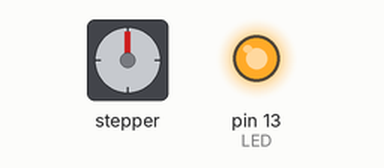
Bench run of a sketch on a simulated Arduino Uno, built with avr-gcc and run on an emulated ATmega328P. Shown: stepper motor, output pins drawn as LEDs (lit = HIGH). Wiring (inferred from the names in the program): stepper motor driver (200 steps per turn assumed): step pin 2; direction pin 5. Pins used as bus, display or sensor lines are not drawn; what the sketch prints to the serial monitor is not drawn.

Above: at 0.1 s.
At 26.1 s:
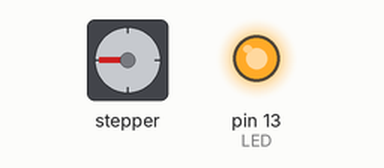
Timing chart, 0 to 40.0 s (numbered marks = the images above):
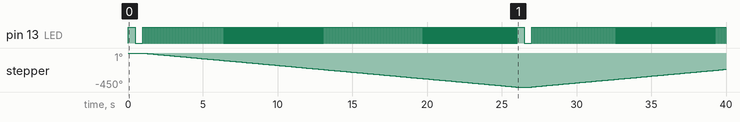

The sketch:

X_Stepper_test.ino
```cpp
/* Simple step test for Pololu stepper motor driver carriers
This code can be used with the A4988, DRV8825, DRV8824, and
DRV8834 Pololu stepper motor driver carriers. It sends a pulse
every 500 ms to the STEP pin of a stepper motor driver that is
connected to pin 2 and changes the direction of the stepper motor
every 50 steps by toggling pin 3. */

#define STEP_PIN 2
#define DIR_PIN 5
#define LED 13
bool dirHigh;

void setup()
{
dirHigh = true;
pinMode(DIR_PIN, OUTPUT);
pinMode(STEP_PIN, OUTPUT);
pinMode(LED, OUTPUT);
digitalWrite(DIR_PIN, HIGH);
digitalWrite(STEP_PIN, LOW);
Serial.begin (9600);

}

void loop()
{
// Toggle the DIR pin to change direction.
  if
    (dirHigh)
    {
    dirHigh = false;
    digitalWrite(DIR_PIN, LOW);
    Serial.print(0);
    digitalWrite(LED, HIGH);   // turn the LED on (HIGH is the voltage level)
    delay(500);              // wait for a quarter second
    digitalWrite(LED, LOW);    // turn the LED off by making the voltage LOW
    delay(500);              //wait for a quarter second
    for(int i = 0; i < 250; i++)
    {
    digitalWrite(STEP_PIN, HIGH);
    Serial.print (2);
    digitalWrite(LED, HIGH);
    delay(50);
    digitalWrite(STEP_PIN, LOW);
    digitalWrite(LED, LOW);
    delay(50);
    }
    }
   else
    {
    dirHigh = true;
    digitalWrite(DIR_PIN, HIGH);
    Serial.print (1);
    digitalWrite(LED, HIGH);   // turn the LED on (HIGH is the voltage level)
    delay(500);              // wait for a quarter second
    digitalWrite(LED, LOW);    // turn the LED off by making the voltage LOW
    delay(500);              //wait for a quarter second
    // Step the motor 50 times before changing direction again.
    for(int i = 0; i < 250; i++)
    {
    digitalWrite(STEP_PIN, HIGH);
    Serial.print (3);
    digitalWrite(LED, HIGH);
    delay(50);
    digitalWrite(STEP_PIN, LOW);
    digitalWrite(LED, LOW);
    delay(50);
    }
    }
}
```

Measured:
- by itself, stepper: turns 450° counter-clockwise in 24.9 s, then 234° clockwise in 12.9 s
